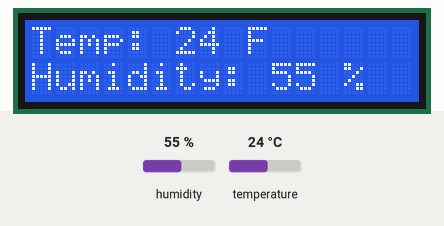
Bench run of a sketch on a simulated Arduino Uno, built with avr-gcc and run on an emulated ATmega328P. Shown: 16×2 character LCD. The inputs (shaded band) are chosen by the test bench; at power-on: humidity 55 %, temperature 24 °C. What the sketch prints to the serial monitor is not drawn.

Above: at 1.2 s.
1.3 s: humidity set to 22 %
At 3.3 s:
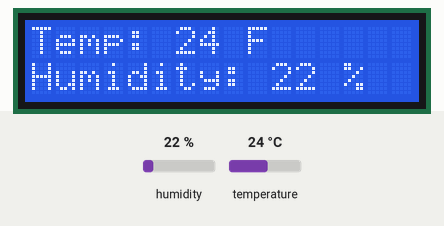
3.6 s: temperature set to 12 °C
At 4.7 s:
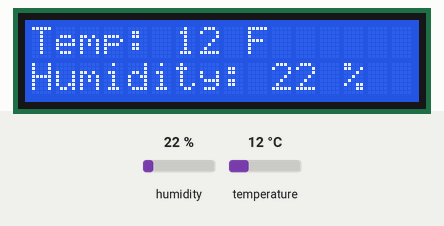
5.7 s: humidity set to 40 %
At 7.0 s:
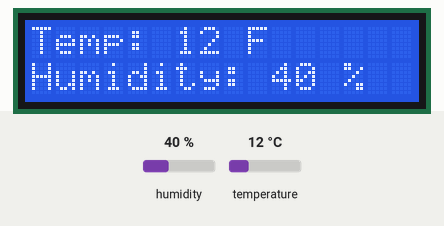
7.7 s: temperature set to 19 °C
At 9.4 s:
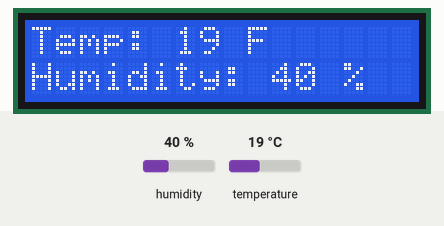
Timing chart, 0 to 10.8 s (numbered marks = the images above; inputs shaded):
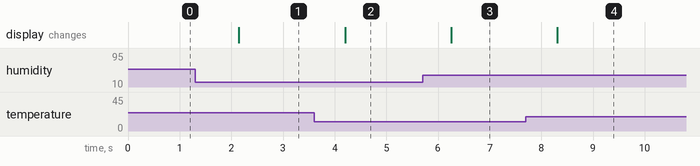

The sketch:

DHT_11.ino
```cpp
//Header File

#include <SimpleDHT.h>
#include <LiquidCrystal.h>

// Initialize Pin & LCD

const int pinDHT11 = 2;
SimpleDHT11 dht11;
LiquidCrystal lcd(8, 9, 10, 11, 12, 13);

void setup() {

  Serial.begin(9600);
  lcd.begin(16, 2);
  Serial.print("Temperature & Humidity Data");
}

void loop() {

  //Create variable to store data

  byte temperature = 0;
  byte humidity = 0;

  //Store the data in predefined variables

  dht11.read(pinDHT11, &temperature, &humidity, NULL);

  //To print Temperature

  lcd.setCursor(0,0);
  lcd.print("Temp: ");
  lcd.print(temperature);
  lcd.print(" F ");

  //To print Humidity

  lcd.setCursor(0,1);
  lcd.print("Humidity: ");
  lcd.print(humidity);
  lcd.print(" % ");

  //To print data on Serial Monitor

  Serial.print("Temperature:");
  Serial.println(temperature);
  Serial.print("Humidity:");
  Serial.println(humidity);

  // Delay 1 second because DHT11 sampling rate is 1HZ.

  delay(1000);
}
```

Measured:
- after the input at 1.3 s, the display: changes after 0.85 s (image 1)
- after the input at 3.6 s, the display: changes after 0.60 s (image 2)
- after the input at 5.7 s, the display: changes after 0.56 s (image 3)
- after the input at 7.7 s, the display: changes after 0.61 s (image 4)
